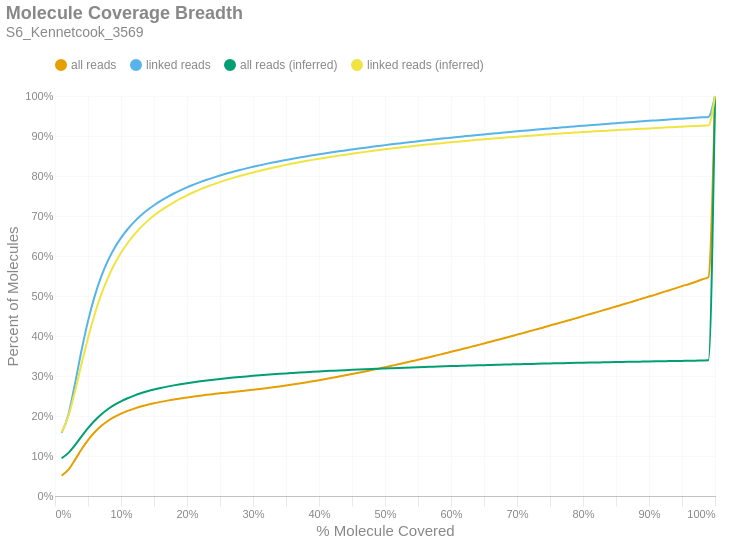

The cell this chart's notebook holds for it:
### Markdown cell above
### Molecule Read Coverage
This chart shows molecule coverage breadth as computed by the number of bases aligned to that molecule. In other words, "*how much of each unique long molecule is actually sequenced/aligned?*" Keep in mind there is a distinction between sequences and alignments, since some sequences belonging to a particular molecule may not align well and wouldn't appear in the alignment data. This chart also shows molecule coverage breadth as computed by the *inferred fragment* from which the aligned sequences originate. Unlike read coverage, this calculation takes into account the total insert size, including unsequenced gaps between the forward and reverse reads. Like the previous figures, these are cumulative percents.

### Code cell
if SKIPLR:
    print_html(f"Skipped")
else:
    binned_df = consolidated_hist(valids['coverage_bp'], mask, 0.01, True)
    binned_df_inf = consolidated_hist(valids['coverage_inserts'], mask, 0.01, True)
    binned_df = binned_df.with_columns(pl.lit(binned_df_inf['all reads (cumsum)']).alias('all reads (inferred)'))
    binned_df = binned_df.with_columns(pl.lit(binned_df_inf['linked reads (cumsum)']).alias('linked reads (inferred)'))
    binned_df = binned_df.with_columns(
        (pl.col('bin').cast(pl.Float64) + 0.01).alias('right_edge')
    )

    with SafeRender(binned_df):
        (
            density_plot(binned_df, 'Molecule Coverage Breadth', samplename, 'molcov', ['all reads (inferred)','linked reads (inferred)'])
            .encode(
                #x=alt.X('bin:Q', title="% Molecule Covered").axis(format = '%').scale(padding=0),
                x=alt.X('right_edge:Q', title="% Molecule Covered").axis(format='%').scale(padding=0),
                y=alt.Y('value:Q', title='Percent of Molecules')
                    .axis(format='%')
                    .stack(False)
                    .scale(domainMin=0, padding=0),
                color=alt.Color("key:N").scale(domain = ["all reads", "linked reads", "all reads (inferred)", "linked reads (inferred)"]),
                tooltip = [
                    alt.Tooltip("key:N", title = "Data Type"),
                    alt.Tooltip("range_label:N", title="% Molecule Covered"),
                    alt.Tooltip("value:Q", format = ".2%", title="% Molecules")
                ]
            )
        ).display()

### Figure 1 — Vega-Lite specification as saved in the notebook (floating-point values rounded to 4 significant figures)
{"width": "container", "height": 400, "config": {"title": {"anchor": "start", "dy": -15, "fontSize": 18, "color": "#888888", "subtitleColor": "#888888", "subtitleFontSize": 14}, "arc": {"fill": "#0072B2"}, "axis": {"domainColor": "#888888", "domainWidth": 0.5, "gridWidth": 0.2, "grid": false, "titleFontWeight": 400, "titleFontSize": 15, "labelFontSize": 11, "labelColor": "#888888", "tickColor": "#888888", "tickWidth": 0.2, "titleColor": "#888888"}, "axisBand": {"grid": false}, "axisX": {"grid": true, "tickSize": 10, "domainCap": "round"}, "axisY": {"domain": false, "grid": true, "tickSize": 0, "domainCap": "round"}, "background": "transparent", "header": {"labelFontSize": 15, "labelColor": "#888888", "titleFontSize": 15, "titleFontWeight": 600, "titleColor": "#888888"}, "legend": {"labelFont": "sans-serif", "labelFontSize": 12, "labelColor": "#888888", "symbolSize": 100, "symbolType": "circle", "titleFontSize": 12, "titlePadding": 10, "titleColor": "#888888", "title": null, "orient": "top"}, "range": {"category": ["#E69F00", "#56B4E9", "#009E73", "#F0E442", "#0072B2", "#D55E00", "#CC79A7", "#000000"], "diverging": ["#cfe8f3", "#a2d4ec", "#73bfe2", "#46abdb", "#1696d2", "#12719e"]}, "area": {"fill": "#0072B2", "fillOpacity": 0.7, "line": true, "strokeOpacity": 0.7}, "line": {"color": "#0072B2", "stroke": "#0072B2", "strokeWidth": 2}, "trail": {"color": "#0072B2", "stroke": "#0072B2", "strokeWidth": 0, "size": 1}, "point": {"filled": true, "fillOpacity": 1.0, "size": 95}, "text": {"color": "#888888", "fontSize": 11, "align": "right", "fontWeight": 400, "size": 11}, "bar": {"fill": "#0072B2", "stroke": null}, "view": {"stroke": null, "continuousWidth": 660, "continuousHeight": 400}}, "data": {"name": "data-6920d1616bedf9493d519a60e95b7287"}, "mark": {"type": "line", "interpolate": "monotone", "point": {"opacity": 0, "size": 275}}, "encoding": {"color": {"field": "key", "scale": {"domain": ["all reads", "linked reads", "all reads (inferred)", "linked reads (inferred)"]}, "type": "nominal"}, "tooltip": [{"field": "key", "title": "Data Type", "type": "nominal"}, {"field": "range_label", "title": "% Molecule Covered", "type": "nominal"}, {"field": "value", "format": ".2%", "title": "% Molecules", "type": "quantitative"}], "x": {"axis": {"format": "%"}, "field": "right_edge", "scale": {"padding": 0}, "title": "% Molecule Covered", "type": "quantitative"}, "y": {"axis": {"format": "%"}, "field": "value", "scale": {"domainMin": 0, "padding": 0}, "stack": false, "title": "Percent of Molecules", "type": "quantitative"}}, "params": [{"name": "param_c36ac31b6afebe62", "select": {"type": "point", "fields": ["key"]}, "bind": "legend"}], "title": {"text": "Molecule Coverage Breadth", "subtitle": "S6_Kennetcook_3569"}, "transform": [{"fold": ["all reads (cumsum)", "linked reads (cumsum)", "all reads (inferred)", "linked reads (inferred)"]}, {"calculate": "replace(datum.key, ' (cumsum)', '')", "as": "key"}, {"filter": {"param": "param_c36ac31b6afebe62"}}], "usermeta": {"embedOptions": {"downloadFileName": "S6_Kennetcook_3569.molcov"}}, "$schema": "https://vega.github.io/schema/vega-lite/v6.1.0.json", "datasets": {"data-6920d1616bedf9493d519a60e95b7287": [{"bin": "0.0", "interval": "0.0-0.01", "all reads": 0.05106, "linked reads": 0.1578, "all reads (cumsum)": 0.05106, "linked reads (cumsum)": 0.1578, "range_label": "0.0-0.01", "all reads (inferred)": 0.09443, "linked reads (inferred)": 0.1591, "right_edge": 0.01}, {"bin": "0.01", "interval": "0.01-0.02", "all reads": 0.01408, "linked reads": 0.04347, "all reads (cumsum)": 0.06513, "linked reads (cumsum)": 0.2012, "range_label": "0.01-0.02", "all reads (inferred)": 0.1071, "linked reads (inferred)": 0.1981, "right_edge": 0.02}, {"bin": "0.02", "interval": "0.02-0.03", "all reads": 0.02452, "linked reads": 0.07705, "all reads (cumsum)": 0.08965, "linked reads (cumsum)": 0.2783, "range_label": "0.02-0.03", "all reads (inferred)": 0.1267, "linked reads (inferred)": 0.2594, "right_edge": 0.03}, {"bin": "0.03", "interval": "0.03-0.04", "all reads": 0.02662, "linked reads": 0.08402, "all reads (cumsum)": 0.1163, "linked reads (cumsum)": 0.3623, "range_label": "0.03-0.04", "all reads (inferred)": 0.1486, "linked reads (inferred)": 0.3287, "right_edge": 0.04}, {"bin": "0.04", "interval": "0.04-0.05", "all reads": 0.02365, "linked reads": 0.07484, "all reads (cumsum)": 0.1399, "linked reads (cumsum)": 0.4372, "range_label": "0.04-0.05", "all reads (inferred)": 0.1696, "linked reads (inferred)": 0.3952, "right_edge": 0.05}, {"bin": "0.05", "interval": "0.05-0.06", "all reads": 0.01955, "linked reads": 0.06182, "all reads (cumsum)": 0.1595, "linked reads (cumsum)": 0.499, "range_label": "0.05-0.06", "all reads (inferred)": 0.1881, "linked reads (inferred)": 0.4538, "right_edge": 0.06}, {"bin": "0.06", "interval": "0.06-0.07", "all reads": 0.01566, "linked reads": 0.04952, "all reads (cumsum)": 0.1751, "linked reads (cumsum)": 0.5485, "range_label": "0.06-0.07", "all reads (inferred)": 0.2037, "linked reads (inferred)": 0.5033, "right_edge": 0.07}, {"bin": "0.07", "interval": "0.07-0.08", "all reads": 0.01244, "linked reads": 0.03933, "all reads (cumsum)": 0.1876, "linked reads (cumsum)": 0.5878, "range_label": "0.07-0.08", "all reads (inferred)": 0.2168, "linked reads (inferred)": 0.5448, "right_edge": 0.08}, {"bin": "0.08", "interval": "0.08-0.09", "all reads": 0.01003, "linked reads": 0.03163, "all reads (cumsum)": 0.1976, "linked reads (cumsum)": 0.6195, "range_label": "0.08-0.09", "all reads (inferred)": 0.2276, "linked reads (inferred)": 0.5794, "right_edge": 0.09}, {"bin": "0.09", "interval": "0.09-0.1", "all reads": 0.008229, "linked reads": 0.02592, "all reads (cumsum)": 0.2058, "linked reads (cumsum)": 0.6454, "range_label": "0.09-0.1", "all reads (inferred)": 0.2368, "linked reads (inferred)": 0.6082, "right_edge": 0.1}, {"bin": "0.1", "interval": "0.1-0.11", "all reads": 0.006843, "linked reads": 0.02151, "all reads (cumsum)": 0.2127, "linked reads (cumsum)": 0.6669, "range_label": "0.1-0.11", "all reads (inferred)": 0.2444, "linked reads (inferred)": 0.6326, "right_edge": 0.11}, {"bin": "0.11", "interval": "0.11-0.12", "all reads": 0.005853, "linked reads": 0.01835, "all reads (cumsum)": 0.2185, "linked reads (cumsum)": 0.6852, "range_label": "0.11-0.12", "all reads (inferred)": 0.251, "linked reads (inferred)": 0.6533, "right_edge": 0.12}, {"bin": "0.12", "interval": "0.12-0.13", "all reads": 0.005079, "linked reads": 0.0159, "all reads (cumsum)": 0.2236, "linked reads (cumsum)": 0.7011, "range_label": "0.12-0.13", "all reads (inferred)": 0.2567, "linked reads (inferred)": 0.6715, "right_edge": 0.13}, {"bin": "0.13", "interval": "0.13-0.14", "all reads": 0.004372, "linked reads": 0.01367, "all reads (cumsum)": 0.228, "linked reads (cumsum)": 0.7148, "range_label": "0.13-0.14", "all reads (inferred)": 0.2617, "linked reads (inferred)": 0.6872, "right_edge": 0.14}, {"bin": "0.14", "interval": "0.14-0.15", "all reads": 0.003899, "linked reads": 0.01215, "all reads (cumsum)": 0.2319, "linked reads (cumsum)": 0.727, "range_label": "0.14-0.15", "all reads (inferred)": 0.2661, "linked reads (inferred)": 0.7011, "right_edge": 0.15}, {"bin": "0.15", "interval": "0.15-0.16", "all reads": 0.003478, "linked reads": 0.01081, "all reads (cumsum)": 0.2353, "linked reads (cumsum)": 0.7378, "range_label": "0.15-0.16", "all reads (inferred)": 0.27, "linked reads (inferred)": 0.7133, "right_edge": 0.16}, {"bin": "0.16", "interval": "0.16-0.17", "all reads": 0.00313, "linked reads": 0.009683, "all reads (cumsum)": 0.2385, "linked reads (cumsum)": 0.7475, "range_label": "0.16-0.17", "all reads (inferred)": 0.2734, "linked reads (inferred)": 0.7242, "right_edge": 0.17}, {"bin": "0.17", "interval": "0.17-0.18", "all reads": 0.00287, "linked reads": 0.008805, "all reads (cumsum)": 0.2413, "linked reads (cumsum)": 0.7563, "range_label": "0.17-0.18", "all reads (inferred)": 0.2766, "linked reads (inferred)": 0.7342, "right_edge": 0.18}, {"bin": "0.18", "interval": "0.18-0.19", "all reads": 0.002616, "linked reads": 0.00797, "all reads (cumsum)": 0.244, "linked reads (cumsum)": 0.7642, "range_label": "0.18-0.19", "all reads (inferred)": 0.2795, "linked reads (inferred)": 0.7433, "right_edge": 0.19}, {"bin": "0.19", "interval": "0.19-0.2", "all reads": 0.002481, "linked reads": 0.00746, "all reads (cumsum)": 0.2464, "linked reads (cumsum)": 0.7717, "range_label": "0.19-0.2", "all reads (inferred)": 0.2822, "linked reads (inferred)": 0.7517, "right_edge": 0.2}, {"bin": "0.2", "interval": "0.2-0.21", "all reads": 0.002252, "linked reads": 0.006699, "all reads (cumsum)": 0.2487, "linked reads (cumsum)": 0.7784, "range_label": "0.2-0.21", "all reads (inferred)": 0.2846, "linked reads (inferred)": 0.7594, "right_edge": 0.21}, {"bin": "0.21", "interval": "0.21-0.22", "all reads": 0.002169, "linked reads": 0.006398, "all reads (cumsum)": 0.2509, "linked reads (cumsum)": 0.7848, "range_label": "0.21-0.22", "all reads (inferred)": 0.2868, "linked reads (inferred)": 0.7664, "right_edge": 0.22}, {"bin": "0.22", "interval": "0.22-0.23", "all reads": 0.002004, "linked reads": 0.005802, "all reads (cumsum)": 0.2529, "linked reads (cumsum)": 0.7906, "range_label": "0.22-0.23", "all reads (inferred)": 0.2889, "linked reads (inferred)": 0.773, "right_edge": 0.23}, {"bin": "0.23", "interval": "0.23-0.24", "all reads": 0.001889, "linked reads": 0.005425, "all reads (cumsum)": 0.2548, "linked reads (cumsum)": 0.796, "range_label": "0.23-0.24", "all reads (inferred)": 0.2909, "linked reads (inferred)": 0.7791, "right_edge": 0.24}, {"bin": "0.24", "interval": "0.24-0.25", "all reads": 0.001842, "linked reads": 0.005178, "all reads (cumsum)": 0.2566, "linked reads (cumsum)": 0.8012, "range_label": "0.24-0.25", "all reads (inferred)": 0.2927, "linked reads (inferred)": 0.7848, "right_edge": 0.25}, {"bin": "0.25", "interval": "0.25-0.26", "all reads": 0.001753, "linked reads": 0.004853, "all reads (cumsum)": 0.2583, "linked reads (cumsum)": 0.806, "range_label": "0.25-0.26", "all reads (inferred)": 0.2944, "linked reads (inferred)": 0.7902, "right_edge": 0.26}, {"bin": "0.26", "interval": "0.26-0.27", "all reads": 0.00172, "linked reads": 0.004589, "all reads (cumsum)": 0.2601, "linked reads (cumsum)": 0.8106, "range_label": "0.26-0.27", "all reads (inferred)": 0.296, "linked reads (inferred)": 0.7953, "right_edge": 0.27}, {"bin": "0.27", "interval": "0.27-0.28", "all reads": 0.00174, "linked reads": 0.004396, "all reads (cumsum)": 0.2618, "linked reads (cumsum)": 0.815, "range_label": "0.27-0.28", "all reads (inferred)": 0.2976, "linked reads (inferred)": 0.8001, "right_edge": 0.28}, {"bin": "0.28", "interval": "0.28-0.29", "all reads": 0.001784, "linked reads": 0.004052, "all reads (cumsum)": 0.2636, "linked reads (cumsum)": 0.8191, "range_label": "0.28-0.29", "all reads (inferred)": 0.299, "linked reads (inferred)": 0.8046, "right_edge": 0.29}, {"bin": "0.29", "interval": "0.29-0.3", "all reads": 0.001857, "linked reads": 0.003875, "all reads (cumsum)": 0.2654, "linked reads (cumsum)": 0.823, "range_label": "0.29-0.3", "all reads (inferred)": 0.3004, "linked reads (inferred)": 0.8089, "right_edge": 0.3}, {"bin": "0.3", "interval": "0.3-0.31", "all reads": 0.001944, "linked reads": 0.003664, "all reads (cumsum)": 0.2674, "linked reads (cumsum)": 0.8266, "range_label": "0.3-0.31", "all reads (inferred)": 0.3017, "linked reads (inferred)": 0.813, "right_edge": 0.31}, {"bin": "0.31", "interval": "0.31-0.32", "all reads": 0.002084, "linked reads": 0.003647, "all reads (cumsum)": 0.2695, "linked reads (cumsum)": 0.8303, "range_label": "0.31-0.32", "all reads (inferred)": 0.3029, "linked reads (inferred)": 0.817, "right_edge": 0.32}, {"bin": "0.32", "interval": "0.32-0.33", "all reads": 0.002171, "linked reads": 0.003399, "all reads (cumsum)": 0.2716, "linked reads (cumsum)": 0.8337, "range_label": "0.32-0.33", "all reads (inferred)": 0.3042, "linked reads (inferred)": 0.8207, "right_edge": 0.33}, {"bin": "0.33", "interval": "0.33-0.34", "all reads": 0.002235, "linked reads": 0.003285, "all reads (cumsum)": 0.2739, "linked reads (cumsum)": 0.8369, "range_label": "0.33-0.34", "all reads (inferred)": 0.3053, "linked reads (inferred)": 0.8244, "right_edge": 0.34}, {"bin": "0.34", "interval": "0.34-0.35", "all reads": 0.002343, "linked reads": 0.003115, "all reads (cumsum)": 0.2762, "linked reads (cumsum)": 0.8401, "range_label": "0.34-0.35", "all reads (inferred)": 0.3064, "linked reads (inferred)": 0.8278, "right_edge": 0.35}, {"bin": "0.35", "interval": "0.35-0.36", "all reads": 0.002488, "linked reads": 0.00308, "all reads (cumsum)": 0.2787, "linked reads (cumsum)": 0.8431, "range_label": "0.35-0.36", "all reads (inferred)": 0.3075, "linked reads (inferred)": 0.8311, "right_edge": 0.36}, {"bin": "0.36", "interval": "0.36-0.37", "all reads": 0.002562, "linked reads": 0.002895, "all reads (cumsum)": 0.2813, "linked reads (cumsum)": 0.846, "range_label": "0.36-0.37", "all reads (inferred)": 0.3085, "linked reads (inferred)": 0.8343, "right_edge": 0.37}, {"bin": "0.37", "interval": "0.37-0.38", "all reads": 0.002669, "linked reads": 0.002821, "all reads (cumsum)": 0.2839, "linked reads (cumsum)": 0.8489, "range_label": "0.37-0.38", "all reads (inferred)": 0.3095, "linked reads (inferred)": 0.8373, "right_edge": 0.38}, {"bin": "0.38", "interval": "0.38-0.39", "all reads": 0.00275, "linked reads": 0.002741, "all reads (cumsum)": 0.2867, "linked reads (cumsum)": 0.8516, "range_label": "0.38-0.39", "all reads (inferred)": 0.3104, "linked reads (inferred)": 0.8403, "right_edge": 0.39}, {"bin": "0.39", "interval": "0.39-0.4", "all reads": 0.002889, "linked reads": 0.002681, "all reads (cumsum)": 0.2896, "linked reads (cumsum)": 0.8543, "range_label": "0.39-0.4", "all reads (inferred)": 0.3113, "linked reads (inferred)": 0.8432, "right_edge": 0.4}, {"bin": "0.4", "interval": "0.4-0.41", "all reads": 0.002847, "linked reads": 0.002522, "all reads (cumsum)": 0.2924, "linked reads (cumsum)": 0.8568, "range_label": "0.4-0.41", "all reads (inferred)": 0.3122, "linked reads (inferred)": 0.8459, "right_edge": 0.41}, {"bin": "0.41", "interval": "0.41-0.42", "all reads": 0.002981, "linked reads": 0.002468, "all reads (cumsum)": 0.2954, "linked reads (cumsum)": 0.8593, "range_label": "0.41-0.42", "all reads (inferred)": 0.313, "linked reads (inferred)": 0.8484, "right_edge": 0.42}, {"bin": "0.42", "interval": "0.42-0.43", "all reads": 0.003075, "linked reads": 0.002402, "all reads (cumsum)": 0.2985, "linked reads (cumsum)": 0.8617, "range_label": "0.42-0.43", "all reads (inferred)": 0.3139, "linked reads (inferred)": 0.851, "right_edge": 0.43}, {"bin": "0.43", "interval": "0.43-0.44", "all reads": 0.003119, "linked reads": 0.002337, "all reads (cumsum)": 0.3016, "linked reads (cumsum)": 0.864, "range_label": "0.43-0.44", "all reads (inferred)": 0.3146, "linked reads (inferred)": 0.8534, "right_edge": 0.44}, {"bin": "0.44", "interval": "0.44-0.45", "all reads": 0.003205, "linked reads": 0.002292, "all reads (cumsum)": 0.3048, "linked reads (cumsum)": 0.8663, "range_label": "0.44-0.45", "all reads (inferred)": 0.3154, "linked reads (inferred)": 0.8558, "right_edge": 0.45}, {"bin": "0.45", "interval": "0.45-0.46", "all reads": 0.003297, "linked reads": 0.002273, "all reads (cumsum)": 0.3081, "linked reads (cumsum)": 0.8686, "range_label": "0.45-0.46", "all reads (inferred)": 0.3162, "linked reads (inferred)": 0.8581, "right_edge": 0.46}, {"bin": "0.46", "interval": "0.46-0.47", "all reads": 0.003347, "linked reads": 0.002183, "all reads (cumsum)": 0.3115, "linked reads (cumsum)": 0.8708, "range_label": "0.46-0.47", "all reads (inferred)": 0.3169, "linked reads (inferred)": 0.8603, "right_edge": 0.47}, {"bin": "0.47", "interval": "0.47-0.48", "all reads": 0.003433, "linked reads": 0.002183, "all reads (cumsum)": 0.3149, "linked reads (cumsum)": 0.8729, "range_label": "0.47-0.48", "all reads (inferred)": 0.3176, "linked reads (inferred)": 0.8625, "right_edge": 0.48}, {"bin": "0.48", "interval": "0.48-0.49", "all reads": 0.003377, "linked reads": 0.002116, "all reads (cumsum)": 0.3183, "linked reads (cumsum)": 0.8751, "range_label": "0.48-0.49", "all reads (inferred)": 0.3183, "linked reads (inferred)": 0.8646, "right_edge": 0.49}, {"bin": "0.49", "interval": "0.49-0.5", "all reads": 0.0038, "linked reads": 0.002145, "all reads (cumsum)": 0.3221, "linked reads (cumsum)": 0.8772, "range_label": "0.49-0.5", "all reads (inferred)": 0.319, "linked reads (inferred)": 0.8667, "right_edge": 0.5}, {"bin": "0.5", "interval": "0.5-0.51", "all reads": 0.003348, "linked reads": 0.001981, "all reads (cumsum)": 0.3254, "linked reads (cumsum)": 0.8792, "range_label": "0.5-0.51", "all reads (inferred)": 0.3196, "linked reads (inferred)": 0.8687, "right_edge": 0.51}, {"bin": "0.51", "interval": "0.51-0.52", "all reads": 0.003759, "linked reads": 0.001982, "all reads (cumsum)": 0.3292, "linked reads (cumsum)": 0.8812, "range_label": "0.51-0.52", "all reads (inferred)": 0.3202, "linked reads (inferred)": 0.8706, "right_edge": 0.52}, {"bin": "0.52", "interval": "0.52-0.53", "all reads": 0.003725, "linked reads": 0.001955, "all reads (cumsum)": 0.3329, "linked reads (cumsum)": 0.8831, "range_label": "0.52-0.53", "all reads (inferred)": 0.3208, "linked reads (inferred)": 0.8725, "right_edge": 0.53}, {"bin": "0.53", "interval": "0.53-0.54", "all reads": 0.003829, "linked reads": 0.001872, "all reads (cumsum)": 0.3367, "linked reads (cumsum)": 0.885, "range_label": "0.53-0.54", "all reads (inferred)": 0.3214, "linked reads (inferred)": 0.8743, "right_edge": 0.54}, {"bin": "0.54", "interval": "0.54-0.55", "all reads": 0.003752, "linked reads": 0.001818, "all reads (cumsum)": 0.3405, "linked reads (cumsum)": 0.8868, "range_label": "0.54-0.55", "all reads (inferred)": 0.322, "linked reads (inferred)": 0.8761, "right_edge": 0.55}, {"bin": "0.55", "interval": "0.55-0.56", "all reads": 0.003937, "linked reads": 0.001873, "all reads (cumsum)": 0.3444, "linked reads (cumsum)": 0.8887, "range_label": "0.55-0.56", "all reads (inferred)": 0.3226, "linked reads (inferred)": 0.8778, "right_edge": 0.56}, {"bin": "0.56", "interval": "0.56-0.57", "all reads": 0.003942, "linked reads": 0.001844, "all reads (cumsum)": 0.3484, "linked reads (cumsum)": 0.8905, "range_label": "0.56-0.57", "all reads (inferred)": 0.3231, "linked reads (inferred)": 0.8795, "right_edge": 0.57}, {"bin": "0.57", "interval": "0.57-0.58", "all reads": 0.003882, "linked reads": 0.0018, "all reads (cumsum)": 0.3522, "linked reads (cumsum)": 0.8923, "range_label": "0.57-0.58", "all reads (inferred)": 0.3237, "linked reads (inferred)": 0.8811, "right_edge": 0.58}, {"bin": "0.58", "interval": "0.58-0.59", "all reads": 0.004053, "linked reads": 0.00176, "all reads (cumsum)": 0.3563, "linked reads (cumsum)": 0.8941, "range_label": "0.58-0.59", "all reads (inferred)": 0.3242, "linked reads (inferred)": 0.8828, "right_edge": 0.59}, {"bin": "0.59", "interval": "0.59-0.6", "all reads": 0.004168, "linked reads": 0.001766, "all reads (cumsum)": 0.3605, "linked reads (cumsum)": 0.8959, "range_label": "0.59-0.6", "all reads (inferred)": 0.3247, "linked reads (inferred)": 0.8844, "right_edge": 0.6}, {"bin": "0.6", "interval": "0.6-0.61", "all reads": 0.004025, "linked reads": 0.00165, "all reads (cumsum)": 0.3645, "linked reads (cumsum)": 0.8975, "range_label": "0.6-0.61", "all reads (inferred)": 0.3252, "linked reads (inferred)": 0.8859, "right_edge": 0.61}, {"bin": "0.61", "interval": "0.61-0.62", "all reads": 0.004224, "linked reads": 0.001673, "all reads (cumsum)": 0.3687, "linked reads (cumsum)": 0.8992, "range_label": "0.61-0.62", "all reads (inferred)": 0.3257, "linked reads (inferred)": 0.8874, "right_edge": 0.62}, {"bin": "0.62", "interval": "0.62-0.63", "all reads": 0.004171, "linked reads": 0.00168, "all reads (cumsum)": 0.3729, "linked reads (cumsum)": 0.9009, "range_label": "0.62-0.63", "all reads (inferred)": 0.3262, "linked reads (inferred)": 0.8889, "right_edge": 0.63}, {"bin": "0.63", "interval": "0.63-0.64", "all reads": 0.004222, "linked reads": 0.001593, "all reads (cumsum)": 0.3771, "linked reads (cumsum)": 0.9024, "range_label": "0.63-0.64", "all reads (inferred)": 0.3267, "linked reads (inferred)": 0.8903, "right_edge": 0.64}, {"bin": "0.64", "interval": "0.64-0.65", "all reads": 0.004226, "linked reads": 0.001551, "all reads (cumsum)": 0.3813, "linked reads (cumsum)": 0.904, "range_label": "0.64-0.65", "all reads (inferred)": 0.3271, "linked reads (inferred)": 0.8917, "right_edge": 0.65}, {"bin": "0.65", "interval": "0.65-0.66", "all reads": 0.004488, "linked reads": 0.001591, "all reads (cumsum)": 0.3858, "linked reads (cumsum)": 0.9056, "range_label": "0.65-0.66", "all reads (inferred)": 0.3276, "linked reads (inferred)": 0.8931, "right_edge": 0.66}, {"bin": "0.66", "interval": "0.66-0.67", "all reads": 0.004273, "linked reads": 0.001582, "all reads (cumsum)": 0.3901, "linked reads (cumsum)": 0.9072, "range_label": "0.66-0.67", "all reads (inferred)": 0.328, "linked reads (inferred)": 0.8945, "right_edge": 0.67}, {"bin": "0.67", "interval": "0.67-0.68", "all reads": 0.004405, "linked reads": 0.001513, "all reads (cumsum)": 0.3945, "linked reads (cumsum)": 0.9087, "range_label": "0.67-0.68", "all reads (inferred)": 0.3285, "linked reads (inferred)": 0.8958, "right_edge": 0.68}, {"bin": "0.68", "interval": "0.68-0.69", "all reads": 0.004342, "linked reads": 0.001507, "all reads (cumsum)": 0.3988, "linked reads (cumsum)": 0.9102, "range_label": "0.68-0.69", "all reads (inferred)": 0.3289, "linked reads (inferred)": 0.8971, "right_edge": 0.69}, {"bin": "0.69", "interval": "0.69-0.7", "all reads": 0.004535, "linked reads": 0.001494, "all reads (cumsum)": 0.4034, "linked reads (cumsum)": 0.9117, "range_label": "0.69-0.7", "all reads (inferred)": 0.3293, "linked reads (inferred)": 0.8984, "right_edge": 0.7}, {"bin": "0.7", "interval": "0.7-0.71", "all reads": 0.004442, "linked reads": 0.001502, "all reads (cumsum)": 0.4078, "linked reads (cumsum)": 0.9132, "range_label": "0.7-0.71", "all reads (inferred)": 0.3298, "linked reads (inferred)": 0.8997, "right_edge": 0.71}, {"bin": "0.71", "interval": "0.71-0.72", "all reads": 0.004491, "linked reads": 0.001467, "all reads (cumsum)": 0.4123, "linked reads (cumsum)": 0.9147, "range_label": "0.71-0.72", "all reads (inferred)": 0.3302, "linked reads (inferred)": 0.9009, "right_edge": 0.72}, {"bin": "0.72", "interval": "0.72-0.73", "all reads": 0.004614, "linked reads": 0.001439, "all reads (cumsum)": 0.4169, "linked reads (cumsum)": 0.9161, "range_label": "0.72-0.73", "all reads (inferred)": 0.3306, "linked reads (inferred)": 0.9021, "right_edge": 0.73}, {"bin": "0.73", "interval": "0.73-0.74", "all reads": 0.004501, "linked reads": 0.001415, "all reads (cumsum)": 0.4214, "linked reads (cumsum)": 0.9175, "range_label": "0.73-0.74", "all reads (inferred)": 0.331, "linked reads (inferred)": 0.9033, "right_edge": 0.74}, {"bin": "0.74", "interval": "0.74-0.75", "all reads": 0.004847, "linked reads": 0.001442, "all reads (cumsum)": 0.4263, "linked reads (cumsum)": 0.919, "range_label": "0.74-0.75", "all reads (inferred)": 0.3314, "linked reads (inferred)": 0.9045, "right_edge": 0.75}, {"bin": "0.75", "interval": "0.75-0.76", "all reads": 0.004453, "linked reads": 0.001323, "all reads (cumsum)": 0.4307, "linked reads (cumsum)": 0.9203, "range_label": "0.75-0.76", "all reads (inferred)": 0.3317, "linked reads (inferred)": 0.9056, "right_edge": 0.76}, {"bin": "0.76", "interval": "0.76-0.77", "all reads": 0.004675, "linked reads": 0.001355, "all reads (cumsum)": 0.4354, "linked reads (cumsum)": 0.9216, "range_label": "0.76-0.77", "all reads (inferred)": 0.3321, "linked reads (inferred)": 0.9066, "right_edge": 0.77}, {"bin": "0.77", "interval": "0.77-0.78", "all reads": 0.00464, "linked reads": 0.001355, "all reads (cumsum)": 0.44, "linked reads (cumsum)": 0.923, "range_label": "0.77-0.78", "all reads (inferred)": 0.3325, "linked reads (inferred)": 0.9078, "right_edge": 0.78}, {"bin": "0.78", "interval": "0.78-0.79", "all reads": 0.004725, "linked reads": 0.001332, "all reads (cumsum)": 0.4448, "linked reads (cumsum)": 0.9243, "range_label": "0.78-0.79", "all reads (inferred)": 0.3328, "linked reads (inferred)": 0.9088, "right_edge": 0.79}, {"bin": "0.79", "interval": "0.79-0.8", "all reads": 0.00496, "linked reads": 0.001331, "all reads (cumsum)": 0.4497, "linked reads (cumsum)": 0.9256, "range_label": "0.79-0.8", "all reads (inferred)": 0.3332, "linked reads (inferred)": 0.9099, "right_edge": 0.8}, {"bin": "0.8", "interval": "0.8-0.81", "all reads": 0.004593, "linked reads": 0.001257, "all reads (cumsum)": 0.4543, "linked reads (cumsum)": 0.9269, "range_label": "0.8-0.81", "all reads (inferred)": 0.3335, "linked reads (inferred)": 0.9109, "right_edge": 0.81}, {"bin": "0.81", "interval": "0.81-0.82", "all reads": 0.004807, "linked reads": 0.001297, "all reads (cumsum)": 0.4591, "linked reads (cumsum)": 0.9282, "range_label": "0.81-0.82", "all reads (inferred)": 0.3338, "linked reads (inferred)": 0.9118, "right_edge": 0.82}, {"bin": "0.82", "interval": "0.82-0.83", "all reads": 0.004852, "linked reads": 0.001236, "all reads (cumsum)": 0.464, "linked reads (cumsum)": 0.9294, "range_label": "0.82-0.83", "all reads (inferred)": 0.3342, "linked reads (inferred)": 0.9128, "right_edge": 0.83}, {"bin": "0.83", "interval": "0.83-0.84", "all reads": 0.004877, "linked reads": 0.001259, "all reads (cumsum)": 0.4688, "linked reads (cumsum)": 0.9307, "range_label": "0.83-0.84", "all reads (inferred)": 0.3345, "linked reads (inferred)": 0.9137, "right_edge": 0.84}, {"bin": "0.84", "interval": "0.84-0.85", "all reads": 0.004846, "linked reads": 0.001245, "all reads (cumsum)": 0.4737, "linked reads (cumsum)": 0.9319, "range_label": "0.84-0.85", "all reads (inferred)": 0.3348, "linked reads (inferred)": 0.9147, "right_edge": 0.85}, {"bin": "0.85", "interval": "0.85-0.86", "all reads": 0.004935, "linked reads": 0.001208, "all reads (cumsum)": 0.4786, "linked reads (cumsum)": 0.9331, "range_label": "0.85-0.86", "all reads (inferred)": 0.3351, "linked reads (inferred)": 0.9156, "right_edge": 0.86}, {"bin": "0.86", "interval": "0.86-0.87", "all reads": 0.004893, "linked reads": 0.001211, "all reads (cumsum)": 0.4835, "linked reads (cumsum)": 0.9344, "range_label": "0.86-0.87", "all reads (inferred)": 0.3354, "linked reads (inferred)": 0.9165, "right_edge": 0.87}, {"bin": "0.87", "interval": "0.87-0.88", "all reads": 0.005064, "linked reads": 0.001179, "all reads (cumsum)": 0.4886, "linked reads (cumsum)": 0.9355, "range_label": "0.87-0.88", "all reads (inferred)": 0.3357, "linked reads (inferred)": 0.9174, "right_edge": 0.88}, {"bin": "0.88", "interval": "0.88-0.89", "all reads": 0.004979, "linked reads": 0.001165, "all reads (cumsum)": 0.4936, "linked reads (cumsum)": 0.9367, "range_label": "0.88-0.89", "all reads (inferred)": 0.336, "linked reads (inferred)": 0.9182, "right_edge": 0.89}, {"bin": "0.89", "interval": "0.89-0.9", "all reads": 0.005121, "linked reads": 0.001188, "all reads (cumsum)": 0.4987, "linked reads (cumsum)": 0.9379, "range_label": "0.89-0.9", "all reads (inferred)": 0.3363, "linked reads (inferred)": 0.9191, "right_edge": 0.9}, {"bin": "0.9", "interval": "0.9-0.91", "all reads": 0.004816, "linked reads": 0.001085, "all reads (cumsum)": 0.5035, "linked reads (cumsum)": 0.939, "range_label": "0.9-0.91", "all reads (inferred)": 0.3366, "linked reads (inferred)": 0.9199, "right_edge": 0.91}, {"bin": "0.91", "interval": "0.91-0.92", "all reads": 0.005539, "linked reads": 0.001158, "all reads (cumsum)": 0.509, "linked reads (cumsum)": 0.9401, "range_label": "0.91-0.92", "all reads (inferred)": 0.3369, "linked reads (inferred)": 0.9208, "right_edge": 0.92}, {"bin": "0.92", "interval": "0.92-0.93", "all reads": 0.004773, "linked reads": 0.001108, "all reads (cumsum)": 0.5138, "linked reads (cumsum)": 0.9412, "range_label": "0.92-0.93", "all reads (inferred)": 0.3372, "linked reads (inferred)": 0.9216, "right_edge": 0.93}, {"bin": "0.93", "interval": "0.93-0.94", "all reads": 0.005242, "linked reads": 0.001121, "all reads (cumsum)": 0.5191, "linked reads (cumsum)": 0.9424, "range_label": "0.93-0.94", "all reads (inferred)": 0.3375, "linked reads (inferred)": 0.9224, "right_edge": 0.94}, {"bin": "0.94", "interval": "0.94-0.95", "all reads": 0.005627, "linked reads": 0.001058, "all reads (cumsum)": 0.5247, "linked reads (cumsum)": 0.9434, "range_label": "0.94-0.95", "all reads (inferred)": 0.3378, "linked reads (inferred)": 0.9233, "right_edge": 0.95}, {"bin": "0.95", "interval": "0.95-0.96", "all reads": 0.004843, "linked reads": 0.001104, "all reads (cumsum)": 0.5295, "linked reads (cumsum)": 0.9445, "range_label": "0.95-0.96", "all reads (inferred)": 0.3381, "linked reads (inferred)": 0.9241, "right_edge": 0.96}, {"bin": "0.96", "interval": "0.96-0.97", "all reads": 0.005614, "linked reads": 0.001076, "all reads (cumsum)": 0.5351, "linked reads (cumsum)": 0.9456, "range_label": "0.96-0.97", "all reads (inferred)": 0.3384, "linked reads (inferred)": 0.9249, "right_edge": 0.97}, {"bin": "0.97", "interval": "0.97-0.98", "all reads": 0.006087, "linked reads": 0.001041, "all reads (cumsum)": 0.5412, "linked reads (cumsum)": 0.9466, "range_label": "0.97-0.98", "all reads (inferred)": 0.3388, "linked reads (inferred)": 0.9258, "right_edge": 0.98}, {"bin": "0.98", "interval": "0.98-0.99", "all reads": 0.005694, "linked reads": 0.001076, "all reads (cumsum)": 0.5469, "linked reads (cumsum)": 0.9477, "range_label": "0.98-0.99", "all reads (inferred)": 0.3391, "linked reads (inferred)": 0.9264, "right_edge": 0.99}, {"bin": "0.99", "interval": "0.99-1.0", "all reads": 0.4531, "linked reads": 0.05228, "all reads (cumsum)": 1.0, "linked reads (cumsum)": 1.0, "range_label": "0.99-1.0", "all reads (inferred)": 1.0, "linked reads (inferred)": 1.0, "right_edge": 1.0}]}}
